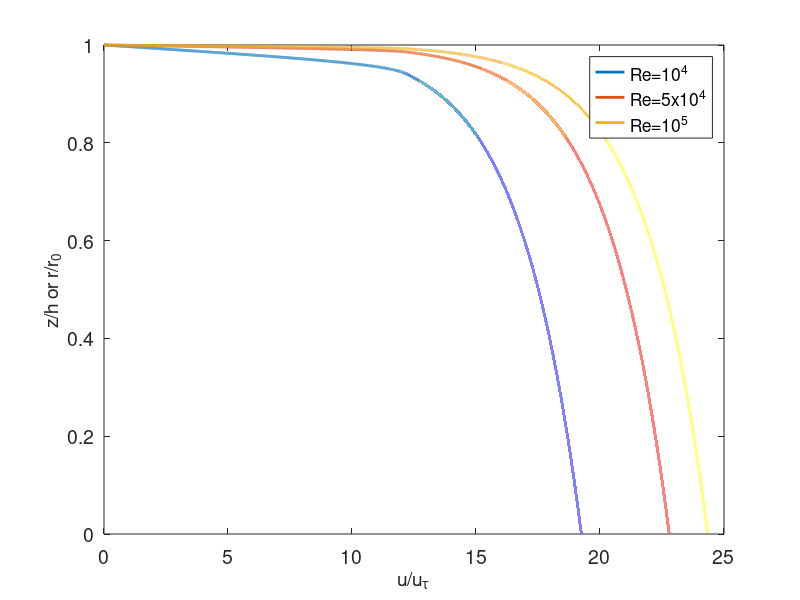

MATLAB code to generate this figure:
% Plot fully developed turbulent velocity profile (Figure 3)

Re_list=[10000 50000 100000];
for Rei=1:length(Re_list)

r0=0.01;    % Pipe radius (m)

% Typical 0 deg conditions used in ice sheet subglacial modeling
k=0.558; % Thermal conductivity of water (W/m/K)
cw=4.22e3; %specific heat capacity of water (J/kg/K)
mu=1.787e-3; % Dynamic viscosity of water at 0 degC (Pa s)

rhow=1000; % Density of water (kg/m3)
kappa=k/(rhow*cw); % Thermal diffusivity
nu=mu/rhow; % Kinematic viscosity (m2/s)

Q=1; % Set to 0 to turn off internal heat generation, 1 for internal dissipation

dr=0.00001*r0;
J=ceil(r0/dr+1);
z=0:dr:r0;

% Get velocity profile
y=0:dr:r0;
Re=Re_list(Rei); % Prescribe bulk Reynolds number
vonK=0.4; % Von Karman constant
B=5; % Constant to use in log-law
Cf=fzero(@(Cf) -sqrt(2/Cf)+1/vonK*log(Re*sqrt(Cf)/2/sqrt(2))-1/vonK+B,0.009); % Friction factor (from log-law, A/A eqn 1.5)
u_b=Re*nu/(2*r0); % Bulk mean velocity -- A/A uses 2h, where h is half-width, but Re should depend on hydraulic radius?
tau_w=Cf*rhow*u_b^2/2; % Wall shear stress
u_tau=(tau_w/rhow)^0.5; % Friction velocity (inner velocity scale)
yplus=y.*u_tau./nu; % Non-dimensional y coordinate near wall

uplus(yplus<=20)=yplus(yplus<=20)-1.2533e-4*yplus(yplus<=20).^4+3.9196e-6.*yplus(yplus<=20).^5; % Velocity smooth profile (transition at yplus=20)
uplus(yplus>20)=1/vonK*log(yplus(yplus>20))+B; % Log-layer
u=flip(uplus)'.*(u_tau);

figure(1);plot(u./u_tau,z./r0,'linewidth',2);hold on

end

set(gca,'fontsize',14)
xlabel('u/u_{\tau}','fontsize',14);ylabel('z/h or r/r_0','fontsize',14)
legend('Re=10^4','Re=5x10^4','Re=10^5')